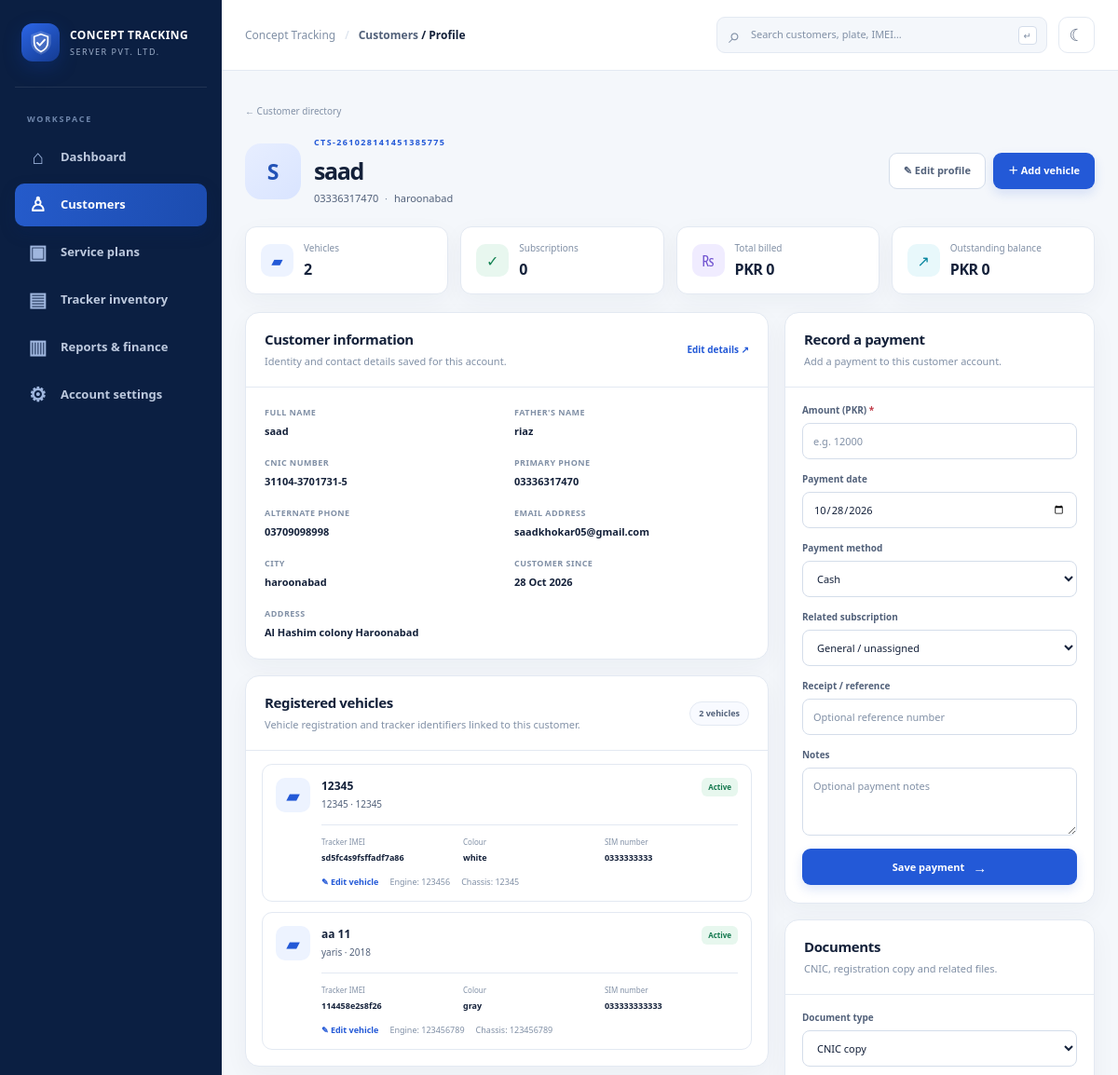
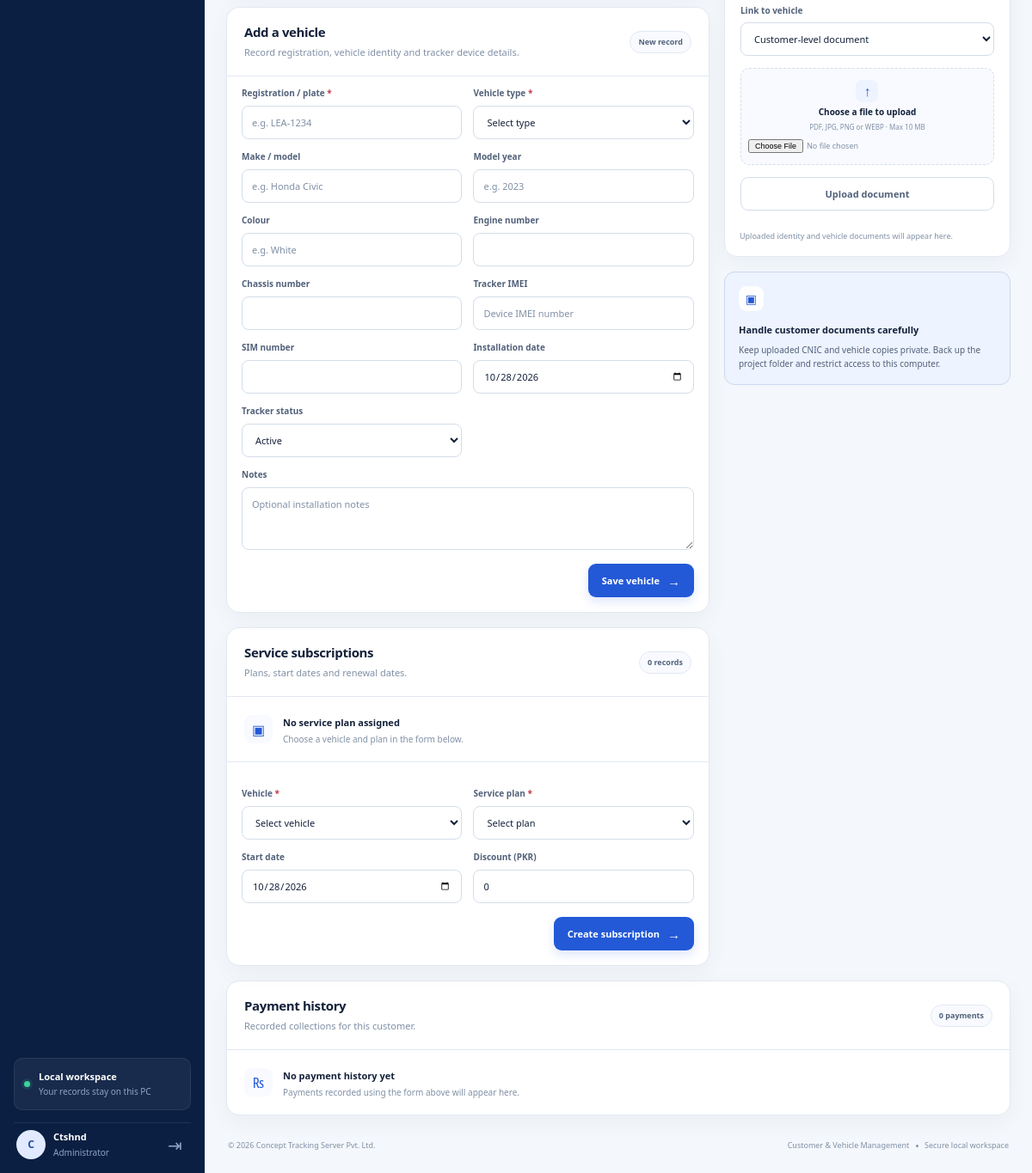
/customers/1 (signed in), run on the app's committed database (2 pictures, top to bottom).
### tables this page shows
CREATE TABLE customers (
        id INTEGER PRIMARY KEY AUTOINCREMENT,
        customer_code TEXT UNIQUE NOT NULL,
        full_name TEXT NOT NULL,
        father_name TEXT,
        cnic TEXT,
        phone TEXT NOT NULL,
        alternate_phone TEXT,
        email TEXT,
        address TEXT,
        city TEXT,
        notes TEXT,
        created_at TEXT NOT NULL DEFAULT CURRENT_TIMESTAMP
    );

CREATE TABLE vehicles (
        id INTEGER PRIMARY KEY AUTOINCREMENT,
        customer_id INTEGER NOT NULL,
        registration_no TEXT NOT NULL,
        vehicle_type TEXT NOT NULL,
        make_model TEXT,
        model_year TEXT,
        color TEXT,
        engine_no TEXT,
        chassis_no TEXT,
        tracker_imei TEXT,
        sim_number TEXT,
        installation_date TEXT,
        tracker_status TEXT NOT NULL DEFAULT 'Active',
        notes TEXT,
        FOREIGN KEY(customer_id) REFERENCES customers(id) ON DELETE CASCADE
    );

### app.py (the view)
@app.route("/customers/<int:customer_id>")
def customer_detail(customer_id):
    conn = db()
    customer = conn.execute("SELECT * FROM customers WHERE id=?", (customer_id,)).fetchone()
    if not customer:
        conn.close()
        flash("Customer record was not found.", "error")
        return redirect(url_for("customers"))
    vehicles = conn.execute("SELECT * FROM vehicles WHERE customer_id=? ORDER BY id DESC", (customer_id,)).fetchall()
    subscriptions = conn.execute("""
        SELECT s.*, v.registration_no, p.name AS plan_name, p.amount AS plan_amount
        FROM subscriptions s JOIN vehicles v ON v.id=s.vehicle_id JOIN plans p ON p.id=s.plan_id
        WHERE s.customer_id=? ORDER BY date(s.expiry_date) DESC
    """, (customer_id,)).fetchall()
    payments = conn.execute("""
        SELECT p.*, s.id AS sub_id FROM payments p LEFT JOIN subscriptions s ON s.id=p.subscription_id
        WHERE p.customer_id=? ORDER BY date(p.payment_date) DESC, p.id DESC
    """, (customer_id,)).fetchall()
    documents = conn.execute("""
        SELECT d.*, v.registration_no FROM documents d LEFT JOIN vehicles v ON v.id=d.vehicle_id
        WHERE d.customer_id=? ORDER BY d.id DESC
    """, (customer_id,)).fetchall()
    plans = conn.execute("SELECT * FROM plans ORDER BY amount").fetchall()
    total_paid = sum(float(item["amount"]) for item in payments)
    total_billed = sum(max(0, float(item["plan_amount"]) - float(item["discount"])) for item in subscriptions)
    conn.close()
    return render_template("customer_detail.html", customer=customer, vehicles=vehicles,
                           subscriptions=subscriptions, payments=payments, documents=documents,
                           total_paid=total_paid, total_billed=total_billed, plans=plans,
                           balance=max(0, total_billed-total_paid))

### templates/customer_detail.html
{% extends 'base.html' %}
{% block title %}{{ customer.full_name }}{% endblock %}{% block breadcrumb %}<a href="{{ url_for('customers') }}">Customers</a> / Profile{% endblock %}
{% block content %}
<section class="profile-heading"><a href="{{ url_for('customers') }}" class="back-link">← Customer directory</a><div class="profile-title-row"><div class="profile-identity"><div class="profile-avatar">{{ customer.full_name[:1]|upper }}</div><div><span class="eyebrow">{{ customer.customer_code }}</span><h1>{{ customer.full_name }}</h1><p>{{ customer.phone }} {% if customer.city %}<span class="bullet-separator">·</span> {{ customer.city }}{% endif %}</p></div></div><div class="profile-actions"><a href="{{ url_for('edit_customer', customer_id=customer.id) }}" class="btn btn-secondary">✎ Edit profile</a><a href="#vehicle-form" class="btn btn-primary">＋ Add vehicle</a></div></div></section>
<section class="profile-stats"><article><span class="mini-stat-icon">▰</span><div><small>Vehicles</small><strong>{{ vehicles|length }}</strong></div></article><article><span class="mini-stat-icon green-icon">✓</span><div><small>Subscriptions</small><strong>{{ subscriptions|length }}</strong></div></article><article><span class="mini-stat-icon purple-icon">₨</span><div><small>Total billed</small><strong>{{ total_billed|money }}</strong></div></article><article><span class="mini-stat-icon cyan-icon">↗</span><div><small>Outstanding balance</small><strong>{{ balance|money }}</strong></div></article></section>
<section class="detail-grid">
  <div class="detail-main">
    <article class="panel"><div class="panel-heading"><div><h2>Customer information</h2><p>Identity and contact details saved for this account.</p></div><a href="{{ url_for('edit_customer', customer_id=customer.id) }}" class="small-action">Edit details ↗</a></div><div class="detail-info-grid"><div><small>Full name</small><strong>{{ customer.full_name }}</strong></div><div><small>Father's name</small><strong>{{ customer.father_name or '—' }}</strong></div><div><small>CNIC number</small><strong>{{ customer.cnic or '—' }}</strong></div><div><small>Primary phone</small><strong>{{ customer.phone }}</strong></div><div><small>Alternate phone</small><strong>{{ customer.alternate_phone or '—' }}</strong></div><div><small>Email address</small><strong>{{ customer.email or '—' }}</strong></div><div><small>City</small><strong>{{ customer.city or '—' }}</strong></div><div><small>Customer since</small><strong>{{ customer.created_at[:10]|pretty_date }}</strong></div><div class="full-field"><small>Address</small><strong>{{ customer.address or '—' }}</strong></div>{% if customer.notes %}<div class="full-field"><small>Internal notes</small><strong class="notes-value">{{ customer.notes }}</strong></div>{% endif %}</div></article>
    <article class="panel"><div class="panel-heading"><div><h2>Registered vehicles</h2><p>Vehicle registration and tracker identifiers linked to this customer.</p></div><span class="count-pill">{{ vehicles|length }} vehicle{{ '' if vehicles|length == 1 else 's' }}</span></div>
      {% if vehicles %}<div class="vehicle-list">{% for vehicle in vehicles %}<div class="vehicle-card"><div class="vehicle-icon">{% if vehicle.vehicle_type == 'Motorbike' %}▱{% else %}▰{% endif %}</div><div class="vehicle-body"><div class="vehicle-title-row"><div><strong>{{ vehicle.registration_no }}</strong><span>{{ vehicle.make_model or vehicle.vehicle_type }}{% if vehicle.model_year %} · {{ vehicle.model_year }}{% endif %}</span></div><span class="status-badge {% if vehicle.tracker_status == 'Active' %}active-badge{% elif vehicle.tracker_status == 'Maintenance' %}warning-badge{% else %}muted-badge{% endif %}">{{ vehicle.tracker_status }}</span></div><div class="vehicle-meta"><span><small>Tracker IMEI</small><b>{{ vehicle.tracker_imei or 'Not recorded' }}</b></span><span><small>Colour</small><b>{{ vehicle.color or '—' }}</b></span><span><small>SIM number</small><b>{{ vehicle.sim_number or '—' }}</b></span></div><div class="vehicle-actions"><a href="{{ url_for('edit_vehicle', vehicle_id=vehicle.id) }}">✎ Edit vehicle</a>{% if vehicle.engine_no %}<span>Engine: {{ vehicle.engine_no }}</span>{% endif %}{% if vehicle.chassis_no %}<span>Chassis: {{ vehicle.chassis_no }}</span>{% endif %}</div></div></div>{% endfor %}</div>{% else %}<div class="empty-inline"><span>▰</span><div><strong>No vehicle linked yet</strong><p>Add the customer's car, bike or other registered vehicle below.</p></div></div>{% endif %}
    </article>
    <article class="panel" id="vehicle-form"><div class="panel-heading"><div><h2>Add a vehicle</h2><p>Record registration, vehicle identity and tracker device details.</p></div><span class="count-pill">New record</span></div><form action="{{ url_for('new_vehicle', customer_id=customer.id) }}" method="post" class="embedded-form"><input type="hidden" name="_csrf_token" value="{{ csrf_token }}"><div class="form-grid"><div class="form-field"><label>Registration / plate <b>*</b></label><input name="registration_no" required placeholder="e.g. LEA-1234"></div><div class="form-field"><label>Vehicle type <b>*</b></label><select name="vehicle_type" required><option value="">Select type</option><option>Car</option><option>Motorbike</option><option>Truck</option><option>Van</option><option>Bus</option><option>Other</option></select></div><div class="form-field"><label>Make / model</label><input name="make_model" placeholder="e.g. Honda Civic"></div><div class="form-field"><label>Model year</label><input name="model_year" placeholder="e.g. 2023"></div><div class="form-field"><label>Colour</label><input name="color" placeholder="e.g. White"></div><div class="form-field"><label>Engine number</label><input name="engine_no"></div><div class="form-field"><label>Chassis number</label><input name="chassis_no"></div><div class="form-field"><label>Tracker IMEI</label><input name="tracker_imei" placeholder="Device IMEI number"></div><div class="form-field"><label>SIM number</label><input name="sim_number"></div><div class="form-field"><label>Installation date</label><input type="date" name="installation_date" value="{{ today }}"></div><div class="form-field"><label>Tracker status</label><select name="tracker_status"><option>Active</option><option>Inactive</option><option>Maintenance</option><option>Removed</option></select></div><div class="form-field full-field"><label>Notes</label><textarea name="notes" rows="2" placeholder="Optional installation notes"></textarea></div></div><div class="embedded-actions"><button class="btn btn-primary" type="submit">Save vehicle <span>→</span></button></div></form></article>
    <article class="panel"><div class="panel-heading"><div><h2>Service subscriptions</h2><p>Plans, start dates and renewal dates.</p></div><span class="count-pill">{{ subscriptions|length }} records</span></div>{% if subscriptions %}<div class="table-wrap"><table><thead><tr><th>Vehicle</th><th>Service plan</th><th>Start</th><th>Expiry</th><th>Amount</th><th>Status</th></tr></thead><tbody>{% for sub in subscriptions %}<tr><td class="table-primary">{{ sub.registration_no }}</td><td>{{ sub.plan_name }}</td><td>{{ sub.start_date|pretty_date }}</td><td>{{ sub.expiry_date|pretty_date }}</td><td class="money-cell">{{ (sub.plan_amount-sub.discount)|money }}</td><td><span class="status-badge {% if sub.status == 'Active' and sub.expiry_date >= today %}active-badge{% else %}warning-badge{% endif %}">{{ 'Expired' if sub.expiry_date < today and sub.status == 'Active' else sub.status }}</span></td></tr>{% endfor %}</tbody></table></div>{% else %}<div class="empty-inline"><span>▣</span><div><strong>No service plan assigned</strong><p>Choose a vehicle and plan in the form below.</p></div></div>{% endif %}<form action="{{ url_for('new_subscription', customer_id=customer.id) }}" method="post" class="embedded-form top-divider"><input type="hidden" name="_csrf_token" value="{{ csrf_token }}"><div class="form-grid"><div class="form-field"><label>Vehicle <b>*</b></label><select name="vehicle_id" required {% if not vehicles %}disabled{% endif %}><option value="">Select vehicle</option>{% for v in vehicles %}<option value="{{ v.id }}">{{ v.registration_no }} — {{ v.make_model or v.vehicle_type }}</option>{% endfor %}</select></div><div class="form-field"><label>Service plan <b>*</b></label><select name="plan_id" required><option value="">Select plan</option>{% for plan in plans %}<option value="{{ plan.id }}">{{ plan.name }} — {{ plan.amount|money }} / {{ plan.duration_months }} mo</option>{% endfor %}</select></div><div class="form-field"><label>Start date</label><input type="date" name="start_date" value="{{ today }}" required></div><div class="form-field"><label>Discount (PKR)</label><input type="number" name="discount" min="0" step="1" value="0"></div></div><div class="embedded-actions"><button class="btn btn-primary" type="submit" {% if not vehicles or not plans %}disabled{% endif %}>Create subscription <span>→</span></button></div></form></article>
  </div>
  <div class="detail-side">
    <article class="panel"><div class="panel-heading"><div><h2>Record a payment</h2><p>Add a payment to this customer account.</p></div></div><form action="{{ url_for('new_payment', customer_id=customer.id) }}" method="post" class="stacked-form"><input type="hidden" name="_csrf_token" value="{{ csrf_token }}"><div class="form-field"><label>Amount (PKR) <b>*</b></label><input name="amount" type="number" min="1" step="1" required placeholder="e.g. 12000"></div><div class="form-field"><label>Payment date</label><input name="payment_date" type="date" value="{{ today }}" required></div><div class="form-field"><label>Payment method</label><select name="method"><option>Cash</option><option>Bank Transfer</option><option>JazzCash</option><option>EasyPaisa</option><option>Card</option><option>Other</option></select></div><div class="form-field"><label>Related subscription</label><select name="subscription_id"><option value="">General / unassigned</option>{% for sub in subscriptions %}<option value="{{ sub.id }}">{{ sub.registration_no }} — {{ sub.plan_name }}</option>{% endfor %}</select></div><div class="form-field"><label>Receipt / reference</label><input name="reference" placeholder="Optional reference number"></div><div class="form-field"><label>Notes</label><textarea name="notes" rows="2" placeholder="Optional payment notes"></textarea></div><button type="submit" class="btn btn-primary btn-block">Save payment <span>→</span></button></form></article>
    <article class="panel"><div class="panel-heading"><div><h2>Documents</h2><p>CNIC, registration copy and related files.</p></div></div><form action="{{ url_for('upload_document', customer_id=customer.id) }}" method="post" enctype="multipart/form-data" class="stacked-form"><input type="hidden" name="_csrf_token" value="{{ csrf_token }}"><div class="form-field"><label>Document type</label><select name="doc_type"><option>CNIC copy</option><option>Vehicle registration copy</option><option>Agreement</option><option>Payment receipt</option><option>Other</option></select></div><div class="form-field"><label>Link to vehicle</label><select name="vehicle_id"><option value="">Customer-level document</option>{% for v in vehicles %}<option value="{{ v.id }}">{{ v.registration_no }}</option>{% endfor %}</select></div><label class="upload-drop"><span class="upload-glyph">↑</span><strong>Choose a file to upload</strong><small>PDF, JPG, PNG or WEBP · Max 10 MB</small><input type="file" name="document" accept=".pdf,.jpg,.jpeg,.png,.webp" required></label><button type="submit" class="btn btn-secondary btn-block">Upload document</button></form>
    {% if documents %}<div class="document-list">{% for doc in documents %}<a class="document-item" href="{{ url_for('uploaded_file', filename=doc.file_name) }}" target="_blank"><span class="document-type-icon">{% if doc.original_name and doc.original_name.lower().endswith('.pdf') %}PDF{% else %}FILE{% endif %}</span><span><strong>{{ doc.original_name or doc.file_name }}</strong><small>{{ doc.doc_type }} · {{ doc.uploaded_at[:10]|pretty_date }}</small></span><b>↗</b></a>{% endfor %}</div>{% else %}<p class="muted-note">Uploaded identity and vehicle documents will appear here.</p>{% endif %}</article>
    <article class="privacy-card"><span class="privacy-icon">▣</span><strong>Handle customer documents carefully</strong><p>Keep uploaded CNIC and vehicle copies private. Back up the project folder and restrict access to this computer.</p></article>
  </div>
</section>
<section class="panel payment-history"><div class="panel-heading"><div><h2>Payment history</h2><p>Recorded collections for this customer.</p></div><span class="count-pill">{{ payments|length }} payment{{ '' if payments|length == 1 else 's' }}</span></div>{% if payments %}<div class="table-wrap"><table><thead><tr><th>Date</th><th>Payment method</th><th>Reference</th><th>Notes</th><th>Amount</th></tr></thead><tbody>{% for payment in payments %}<tr><td>{{ payment.payment_date|pretty_date }}</td><td>{{ payment.method }}</td><td>{{ payment.reference or '—' }}</td><td>{{ payment.notes or '—' }}</td><td class="money-cell">{{ payment.amount|money }}</td></tr>{% endfor %}</tbody></table></div>{% else %}<div class="empty-inline"><span>₨</span><div><strong>No payment history yet</strong><p>Payments recorded using the form above will appear here.</p></div></div>{% endif %}</section>
{% endblock %}

### data on the page
customers: full_name "S", customer_code "CTS-261028141451385775", full_name "saad", phone "03336317470", city "haroonabad", father_name "riaz", cnic "31104-3701731-5", alternate_phone "03709098998", email "saadkhokar05@gmail.com", created_at "28 Oct 2026", address "Al Hashim colony Haroonabad"
vehicles: registration_no "12345", make_model "12345", model_year "12345", tracker_status "Active", tracker_imei "sd5fc4s9fsffadf7a86", color "white", sim_number "0333333333", engine_no "123456", chassis_no "12345"
vehicles: registration_no "aa 11", make_model "yaris", model_year "2018", tracker_status "Active", tracker_imei "114458e2s8f26", color "gray", sim_number "033333333333", engine_no "123456789", chassis_no "123456789"

### other printed values
{{ (session.get('username','A')[0] or 'A')|upper }} "C"
{{ session.get('username','Admin')|title }} "Ctshnd"
{{ vehicles|length }} "2"
{{ subscriptions|length }} "0"
{{ total_billed|money }} "PKR 0"
{{ balance|money }} "PKR 0"
{{ '' if vehicles|length == 1 else 's' }} "s"
{{ payments|length }} "0"
{{ '' if payments|length == 1 else 's' }} "s"
